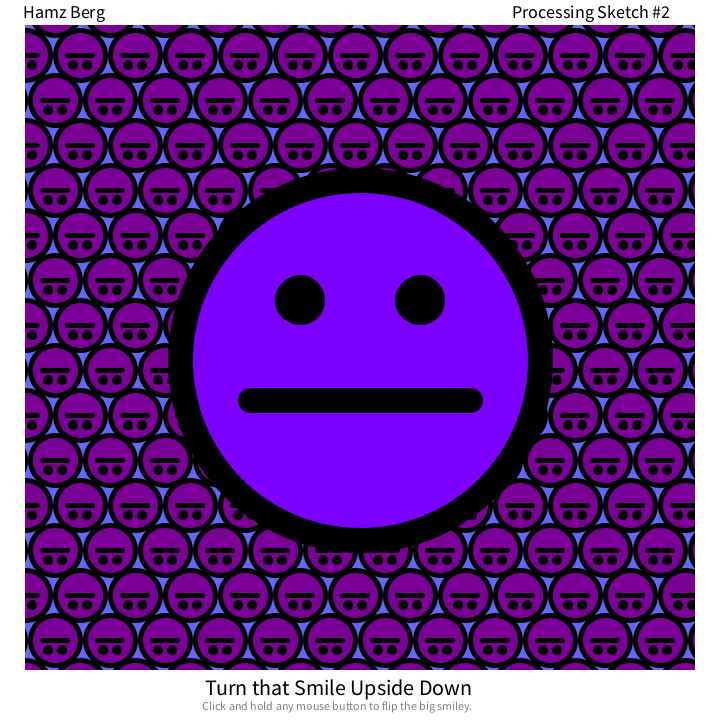
Frame 1 (no input)
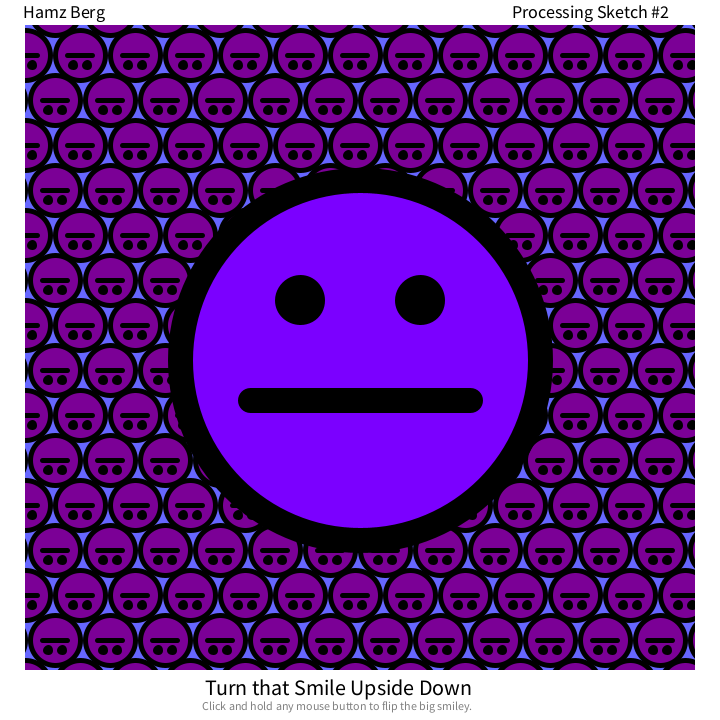
Frame 60 (the mouse pressed at the canvas centre just before this capture)
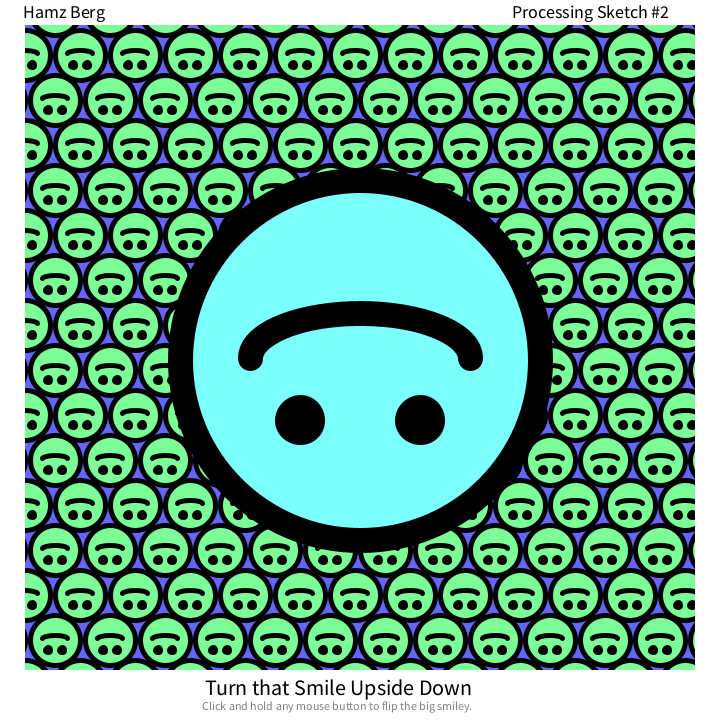
Frame 120 (the mouse held since frame 60 and released just before this capture)

The Processing sketch that drew these frames (run headless with seeded random() and noise(); from frame 60 on, the mouse is pressed at the canvas centre):

// Processing sketch: PS2_Turn_That_Smile_Upside_Down
// ── PS2_Turn_That_Smile_Upside_Down.pde
/*
  Author: Hamz Berg
*/

void setup(){ size(720,720); }

void draw(){
  
  //ints to track coordinates
  int x = 0;
  int y = 10;
  
  //int to keep row count
  int count = 0;
  
  //ints to constrain the height of arc
  int const_Arc_Height = constrain(mouseY/4, 0, 167);
  int const_Mini_Arc_Height = constrain(mouseY/64, 0, 10);
  
  //ints to constrain the rise of arc
  int const_Arc_Rise = constrain(mouseY/16, 0, 42);
  int const_Mini_Arc_Rise = constrain(mouseY/128, 0, 5);
  
  //Repeated setup
  background(102, 102, 255);
  stroke(0);
  strokeWeight(5);

  //Creates row
  for(int i = 0; i < 16; i++){
    
    //Creates item
    for(int e = 0; e < 14; e++){
    
    //Creates mini smiley
    fill(123,(mouseY - 75),150);
    ellipse(x,y,50,50);
    noFill();
    //arc reacts to mouseY location through variables
    arc(x , y - const_Mini_Arc_Rise, 25, const_Mini_Arc_Height, PI, TWO_PI);
    fill(0);
    ellipse(x + 7, y + 10, 5, 5);
    ellipse(x - 7, y + 10, 5, 5);
    
    //Moves over to next space
    x += 55;
   
    }

    //Counts row end & lowers row
    count++;
    y += 45; 
    
    //Switches row starting position
    if ((count%2) == 1) { 
      x = 25;
    } else if ((count%2) == 0) { 
      x = 0;
    }
    
  }
  
  //Detects if any mouse button is pressed, reacts accordingly
  if (mousePressed == true) {
   
    //Creates the upside big Smiley
    stroke(0);
    strokeWeight(25);
    fill(123,(mouseY - 75),350);
    ellipse(360,360,360,360);
    noFill();
    arc(360, 380 - const_Arc_Rise, 220, const_Arc_Height, PI, TWO_PI);
    fill(0);
    ellipse(420, 420, 25, 25);
    ellipse(300, 420, 25, 25);
     
   } else {
     
    //Creates the downside big Smiley
    stroke(0);
    strokeWeight(25);
    fill(123,(mouseY - 75),350);
    ellipse(360,360,360,360);
    noFill();
    arc(360, 400 - const_Arc_Rise, 220, const_Arc_Height, 0, PI);
    fill(0);
    ellipse(420, 300, 25, 25);
    ellipse(300, 300, 25, 25);
     
   }  
  
  //Creates the frame
  noStroke();
  fill(255);
  //Left Side
  rect(0,0,25,720);
  //Top Side
  rect(0,0,720, 25);
  //Right Side
  rect(720,720,-25,-720);
  //Bottom Side
  rect(720,720,-720,-50);
  fill(0);
  textSize(18);
  text("Hamz Berg", 23, 18);
  text("Processing Sketch #2", 512, 18);
  textSize(22);
  text("Turn that Smile Upside Down", 205, 695); 
  fill(128);
  textSize(12);
  text("Click and hold any mouse button to flip the big smiley.", 202, 710);
    
}
